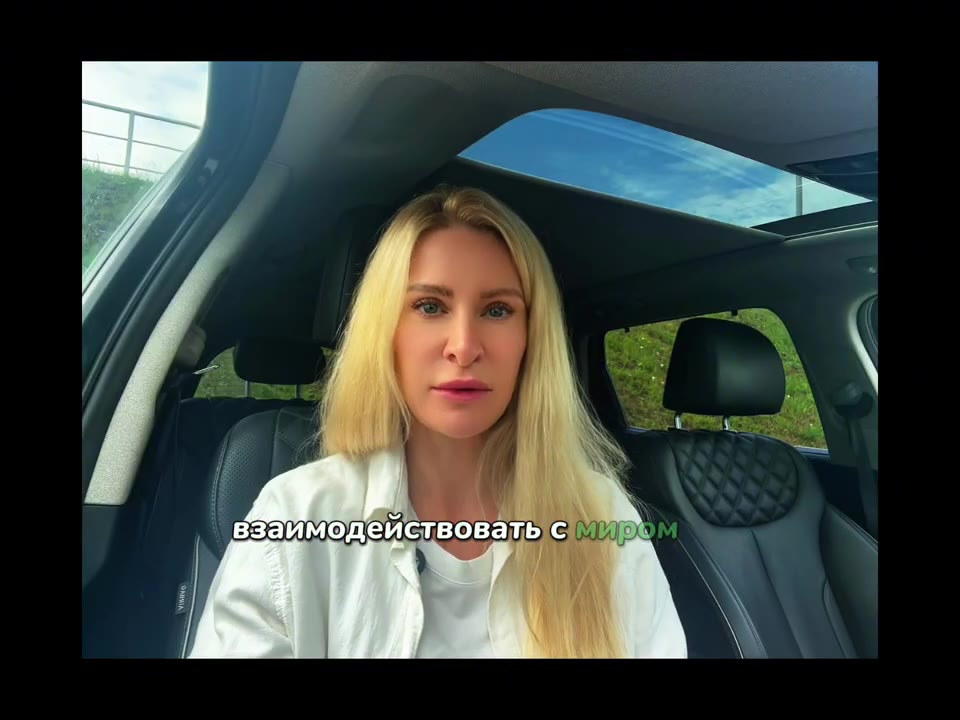
#> input picture reference/frame08_t554s.jpg, 960 x 720 px, found by its file name
$ python make_thumbs.py
#> lines starting #> are read from the running program, lines starting #| are printed output that depends on the picture
#!/usr/bin/env python3
# make_thumbs.py — делает 3 обложки 1280x720 из кадров эталонного видео.
# Стиль (по скринам Анны + правка «лицо крупнее, аккуратнее»): КРУПНОЕ лицо
# (приближаем), лицо открыто и подсвечено; текст ЗАГЛАВНЫМИ, аккуратный, НИЖЕ лица,
# ключевое слово — на жёлтой плашке, остальное белым с обводкой.
#
# Лицо в кадрах примерно в одном месте (женщина за рулём, лицо сверху-в-центре),
# поэтому наводимся по координате лица (доля кадра) и приближаем.

import os

from PIL import Image, ImageDraw, ImageEnhance, ImageFont

OUT = os.environ.get("THUMBS_OUT", "thumbs")
FONT_PATH = os.environ.get(
    "THUMB_FONT", "/usr/share/fonts/truetype/dejavu/DejaVuSans-Bold.ttf")
W, H = 1280, 720
YELLOW = (255, 205, 0)
DARK = (20, 20, 20)

# (кадр, [ (строка, стиль) ], (fx, fy) — доля кадра, где центр лица)
# Тексты — из самого видео (про свободу, гармонию, желания души), яркие «жёлтые
# заголовки». Вариант 1 Анна одобрила — оставляем.
VARIANTS = [
    ("reference/frame08_t554s.jpg", [("ЧТО ТАКОЕ", "white"), ("СВОБОДА", "yellow")], (0.56, 0.45)),
    ("reference/frame13_t900s.jpg", [("КАК ЖИТЬ", "white"), ("В ГАРМОНИИ", "yellow")], (0.58, 0.46)),
    ("reference/frame15_t1039s.jpg", [("ЧТО ХОЧЕТ", "white"), ("ТВОЯ ДУША", "yellow")], (0.57, 0.44)),
]

FACE_FRAC = 0.22   # примерная высота лица как доля высоты кадра
FACE_OUT = 0.42    # какой долей высоты обложки хотим лицо (крупно)
FACE_AT_Y = 0.34   # где по вертикали разместить центр лица в обложке


def load_bg(path, fx, fy):
#> called with path = 'reference/frame08_t554s.jpg', fx = 0.56, fy = 0.45
    im = Image.open(path).convert("RGB")
#> im is the input picture: PIL image 960x720 RGB; mean R, G, B 61.6, 69.1, 64.6
    w, h = im.size
    scale = FACE_OUT / FACE_FRAC          # во столько приближаем
    crop_h = int(round(H / scale))
    crop_w = int(round(crop_h * 16 / 9))
    cx, cy = fx * w, fy * h
    x0 = int(round(cx - 0.50 * crop_w))
    y0 = int(round(cy - FACE_AT_Y * crop_h))
    x0 = max(0, min(x0, w - crop_w)) if crop_w <= w else 0
    y0 = max(0, min(y0, h - crop_h)) if crop_h <= h else 0
    if crop_w > w:   # если приближение шире кадра — ограничим по ширине
        crop_w = w
        crop_h = int(round(crop_w * 9 / 16))
        x0 = 0
        y0 = max(0, min(int(round(cy - FACE_AT_Y * crop_h)), h - crop_h))
    im = im.crop((x0, y0, x0 + crop_w, y0 + crop_h)).resize((W, H))
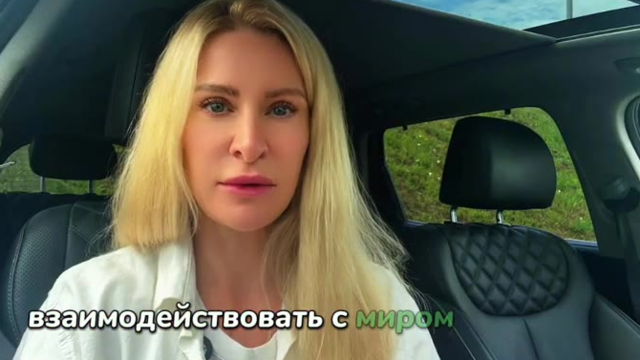
#> im: PIL image 1280x720 RGB (shown at 1/2 size); mean R, G, B 87.3, 89.3, 74.4
    im = ImageEnhance.Brightness(im).enhance(1.12)
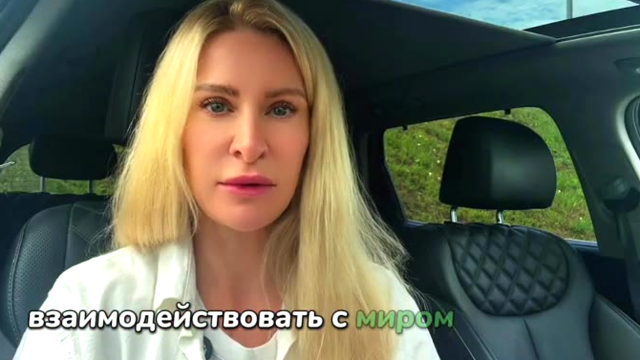
#> im: PIL image 1280x720 RGB (shown at 1/2 size); mean R, G, B 96.7, 98.8, 82.5
    im = ImageEnhance.Contrast(im).enhance(1.06)
    im = ImageEnhance.Color(im).enhance(1.10)
    # Мягкое затемнение снизу под текст (не перекрывает лицо сверху).
    grad = Image.new("L", (1, H), 0)
    for y in range(H):
        t = max(0.0, (y - H * 0.55) / (H * 0.45))
        grad.putpixel((0, y), int(190 * t))
    im = Image.composite(Image.new("RGB", (W, H), (0, 0, 0)), im, grad.resize((W, H)))
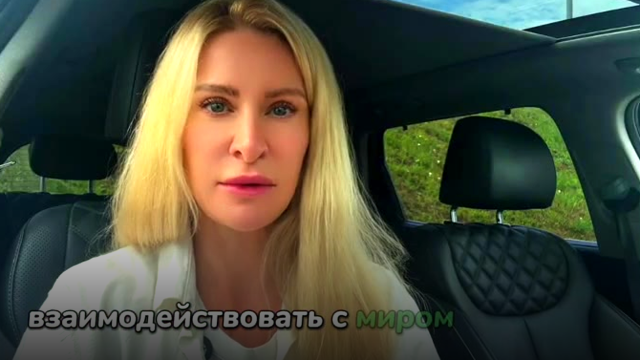
#> im: PIL image 1280x720 RGB (shown at 1/2 size); mean R, G, B 74.1, 75.8, 59.3
    return im


def fit_font(text, max_w, start=118):
#> called with text = 'ЧТО ТАКОЕ', max_w = 1152, start = 118
    size = start
    while size > 46:
        f = ImageFont.truetype(FONT_PATH, size)
        bb = f.getbbox(text, stroke_width=6)
        if bb[2] - bb[0] <= max_w:
            return f
        size -= 4
    return ImageFont.truetype(FONT_PATH, 46)


def draw_thumb(path, lines, face, out):
    im = load_bg(path, *face)
    d = ImageDraw.Draw(im)
    margin = 64
    max_w = W - margin * 2
    font = min((fit_font(t, max_w) for t, _ in lines), key=lambda f: f.size)
    heights = [d.textbbox((0, 0), t, font=font, stroke_width=6)[3] for t, _ in lines]
#> heights = [118, 135]
    gap = 12
    total = sum(heights) + gap * (len(lines) - 1)
#> total = 265
    y = H - 64 - total
#> y = 391
    x = margin
    for (t, st), h in zip(lines, heights):
        bb = d.textbbox((x, y), t, font=font, stroke_width=6)
        if st == "yellow":
            px, py = 22, 12
            d.rounded_rectangle([bb[0] - px, bb[1] - py, bb[2] + px, bb[3] + py],
                                radius=14, fill=YELLOW)
            d.text((x, y), t, font=font, fill=DARK)
        else:
            # мягкая тень + тонкая обводка = аккуратнее, чем толстый чёрный контур
            d.text((x + 4, y + 4), t, font=font, fill=(0, 0, 0))
            d.text((x, y), t, font=font, fill=(255, 255, 255),
                   stroke_width=6, stroke_fill=(0, 0, 0))
        y += h + gap
#> this loop made 2 passes
#> (t, st, h, bb, px, py, y) on pass 2: ('СВОБОДА', 'yellow', 135, (58, 537, 734, 656), 22, 12, 668)
#> after the loop, y = 668
    im.save(out, quality=90)
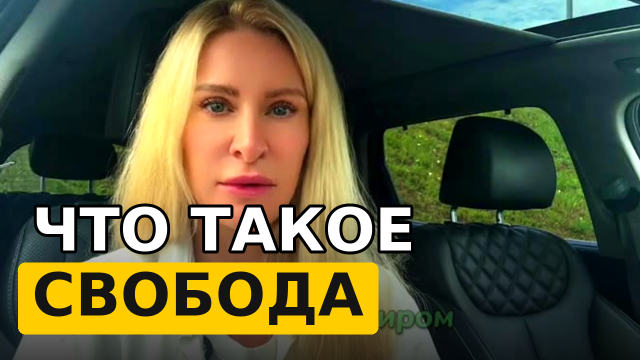
#> saved as thumb1.jpg: PIL image 1280x720 RGB (shown at 1/2 size); mean R, G, B 86.2, 85.7, 56
    print("готово:", out)


def main():
    os.makedirs(OUT, exist_ok=True)
    for i, (frame, lines, face) in enumerate(VARIANTS, start=1):
        draw_thumb(frame, lines, face, os.path.join(OUT, f"thumb{i}.jpg"))
#> pass 2 of the loop in main, `for i, (frame, lines, face) in enumerate(VARIANTS, start=1):`:
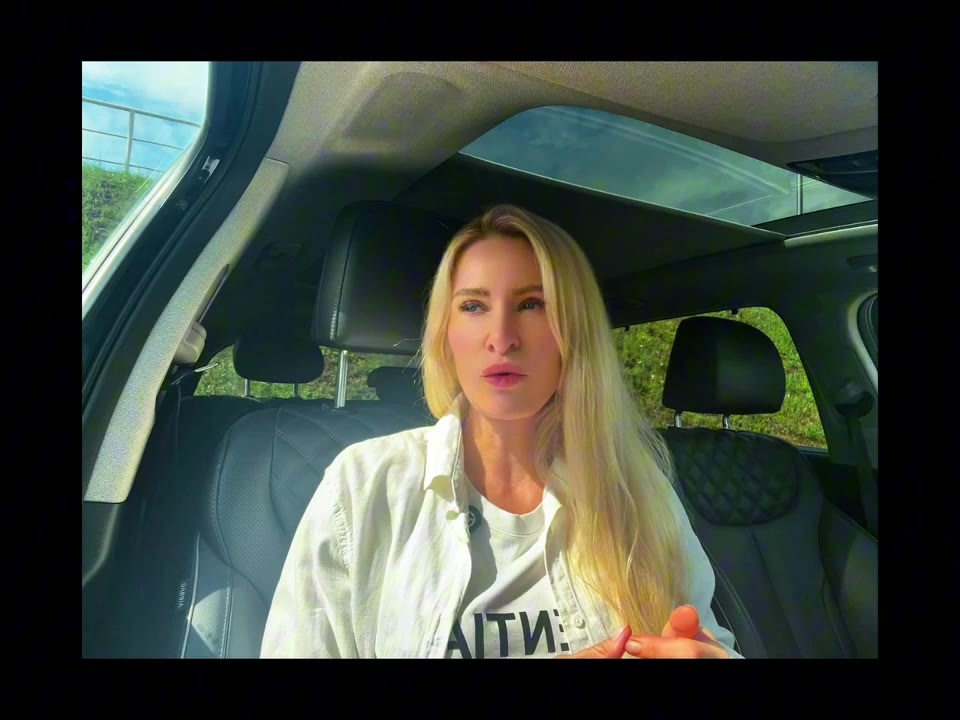
#> input picture reference/frame13_t900s.jpg, 960 x 720 px, found by its file name
#> in load_bg, im is the input picture: PIL image 960x720 RGB; mean R, G, B 63.2, 71.2, 62.1
#> in load_bg (call 2), `im = Image.composite(Image.new("RGB", (W, H), (0, 0, 0)), im, grad.res..`:
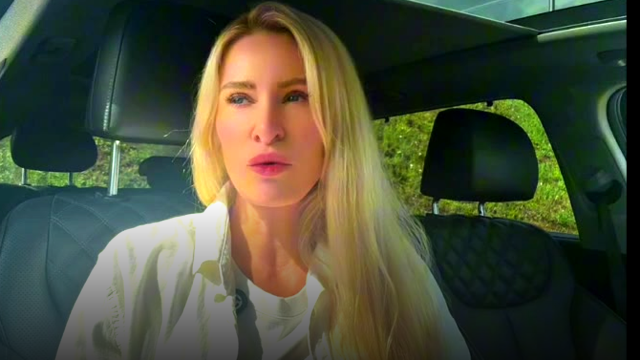
#> im: PIL image 1280x720 RGB (shown at 1/2 size); mean R, G, B 72.2, 77, 57.5
#> heights = [116, 118]
#> total = 246
#> in draw_thumb (call 2), `y = H - 64 - total`: y = 410
#> the loop in draw_thumb (call 2), `for (t, st), h in zip(lines, heights):` made 2 passes
#> (t, st, h, bb, px, py, y) on pass 2: ('В ГАРМОНИИ', 'yellow', 118, (58, 554, 968, 656), 22, 12, 668)
#> after the loop in draw_thumb (call 2), `for (t, st), h in zip(lines, heights):`: y = 668
#> in draw_thumb (call 2), `im.save(out, quality=90)`:
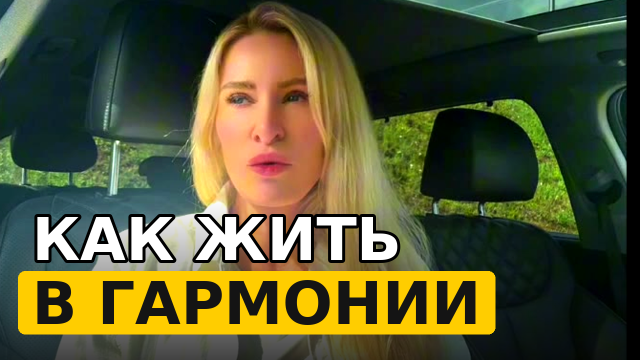
#> saved as thumb2.jpg: PIL image 1280x720 RGB (shown at 1/2 size); mean R, G, B 84.6, 85.3, 50.5
#> pass 3 of the loop in main, `for i, (frame, lines, face) in enumerate(VARIANTS, start=1):`:
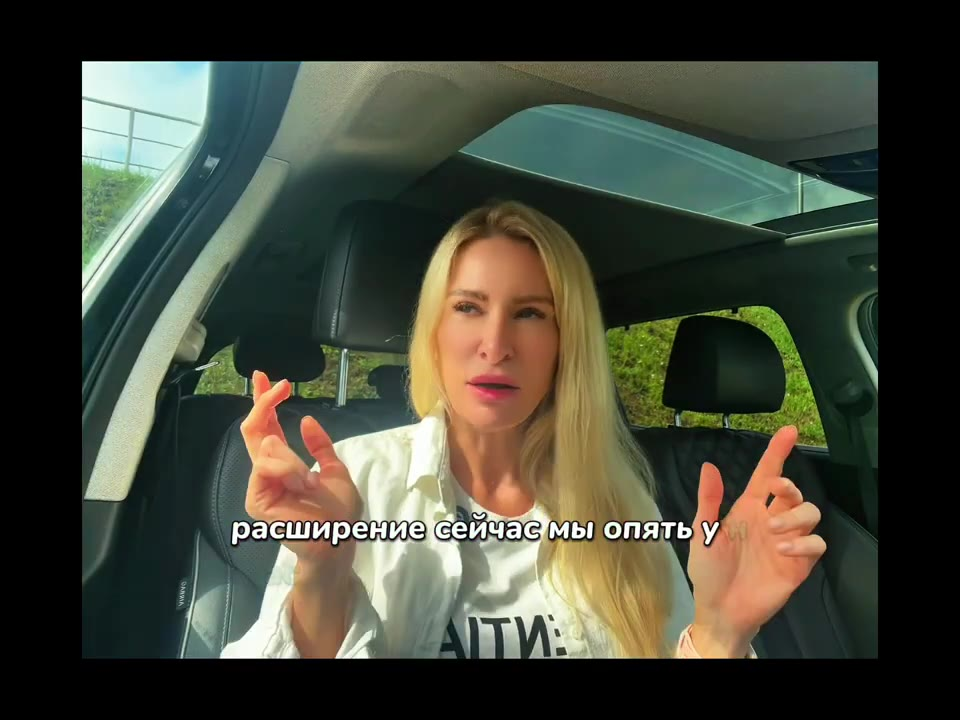
#> input picture reference/frame15_t1039s.jpg, 960 x 720 px, found by its file name
#> in load_bg, im is the input picture: PIL image 960x720 RGB; mean R, G, B 67.2, 69.5, 56.3
#> in load_bg (call 3), `im = Image.composite(Image.new("RGB", (W, H), (0, 0, 0)), im, grad.res..`:
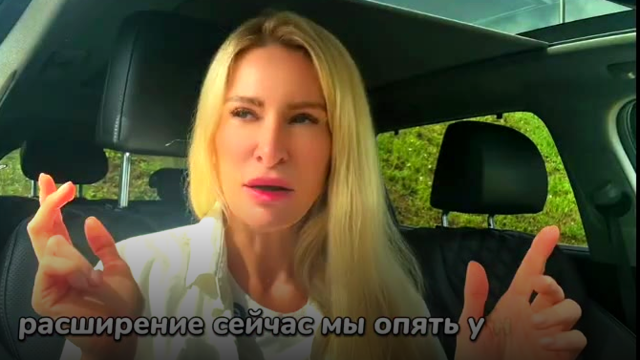
#> im: PIL image 1280x720 RGB (shown at 1/2 size); mean R, G, B 78.7, 75.9, 51.2
#> heights = [118, 135]
#> total = 265
#> in draw_thumb (call 3), `y = H - 64 - total`: y = 391
#> the loop in draw_thumb (call 3), `for (t, st), h in zip(lines, heights):` made 2 passes
#> (t, st, h, bb, px, py, y) on pass 2: ('ТВОЯ ДУША', 'yellow', 135, (58, 537, 906, 656), 22, 12, 668)
#> after the loop in draw_thumb (call 3), `for (t, st), h in zip(lines, heights):`: y = 668
#> in draw_thumb (call 3), `im.save(out, quality=90)`:
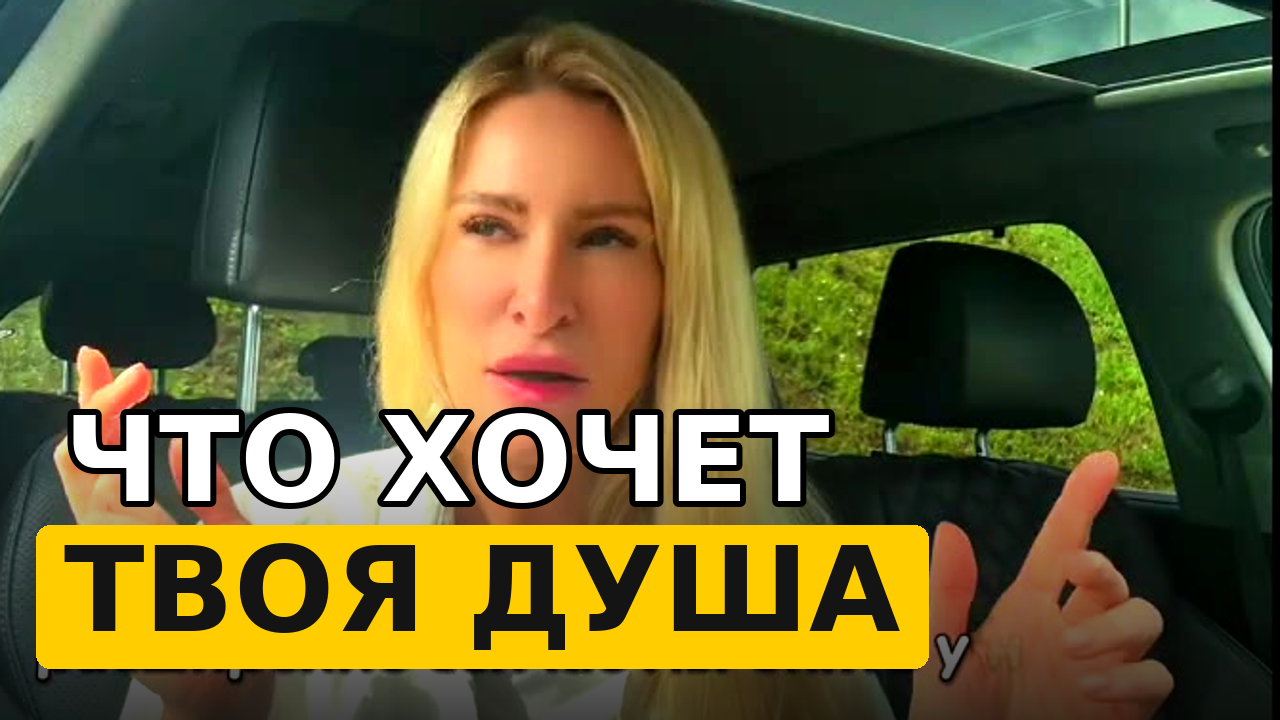
#> saved as thumb3.jpg: PIL image 1280x720 RGB; mean R, G, B 92.5, 88.2, 47


if __name__ == "__main__":
    main()
